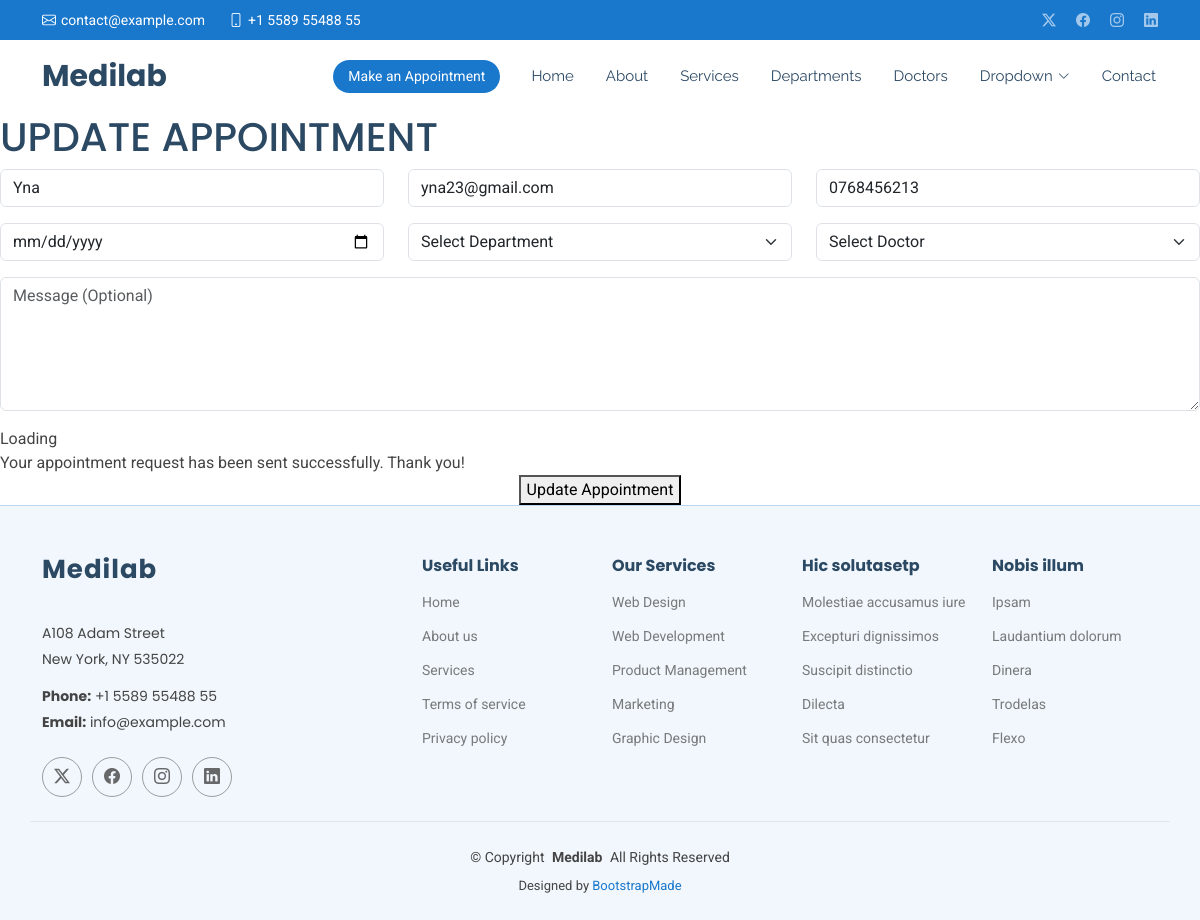
Screenshot of /edit/5 with the database file from the repository.
### medicioapp/models.py (models this page shows, shortened)
class Appoint(models.Model):
    name = models.CharField(max_length=200)
    email = models.EmailField()
    phone = models.CharField(max_length=12)
    message = models.TextField(max_length=200)
    date = models.DateField()
    department = models.CharField(max_length=200)
    doctor = models.CharField(max_length=200)

### medicioapp/views.py (the view)
# urls.py: path('edit/<int:id>', views.edit,),
def edit(request, id):
    appointment = Appoint.objects.get(id=id)
    return render(request, 'edit.html', {'x': appointment})

### templates/edit.html (shortened to what this page needs)
{% extends 'starter-page.html' %}
{% load static %}
{% block body %}
    <form action= "/update/{{ x.id }}" method="POST">
<h1>UPDATE APPOINTMENT</h1>
          <div class="row">
            <div class="col-md-4 form-group">
              <input type="text" name="name" value="{{ x.name }}" class="form-control" id="name" placeholder="Your Name" required="">
            </div>
            <div class="col-md-4 form-group mt-3 mt-md-0">
              <input type="email" class="form-control" name="email" value="{{ x.email }}" id="email" placeholder="Your Email" required="">
            </div>
            <div class="col-md-4 form-group mt-3 mt-md-0">
              <input type="tel" class="form-control" name="phone" value="{{ x.phone }}" id="phone" placeholder="Your Phone" required="">
            </div>
          </div>
          <div class="row">
            <div class="col-md-4 form-group mt-3">
              <input type="date" name="date" value="{{ x.date }}" class="form-control" id="date" placeholder="Appointment Date" required="">
            </div>
            <div class="col-md-4 form-group mt-3">
              <select name="department" value="{{ x.department }}" id="department" class="form-select" required="">
                <option value="">Select Department</option>
              </select>
            </div>
            <div class="col-md-4 form-group mt-3">
              <select name="doctor" value="{{ x.doctor }}"id="doctor" class="form-select" required="">
                <option value="">Select Doctor</option>
              </select>
            </div>
          </div>
          <div class="form-group mt-3">
            <textarea class="form-control" name="message" rows="5" placeholder="Message (Optional)"></textarea>
          </div>
          <div class="mt-3">
            <div class="loading">Loading</div>
            <div class="sent-message">Your appointment request has been sent successfully. Thank you!</div>
            <div class="text-center btn-outline-primary"><button type="submit">Update Appointment</button></div>
          </div>
        </form>
{% endblock %}

### static/assets/css/main.css (style rules this page uses)
:root { --default-font: "Roboto", system-ui, -apple-system, "Segoe UI", Roboto, "Helvetica Neue", Arial, "Noto Sans", "Liberation Sans", sans-serif, "Apple Color Emoji", "Segoe UI Emoji", "Segoe UI Symbol", "Noto Color Emoji"; --heading-font: "Poppins", sans-serif; --nav-font: "Raleway", sans-serif; }
:root { --background-color: #ffffff; --default-color: #444444; --heading-color: #2c4964; --accent-color: #1977cc; --surface-color: #ffffff; --contrast-color: #ffffff; }
:root { --nav-color: #2c4964; --nav-hover-color: #1977cc; --nav-mobile-background-color: #ffffff; --nav-dropdown-background-color: #ffffff; --nav-dropdown-color: #2c4964; --nav-dropdown-hover-color: #1977cc; }
:root { scroll-behavior: smooth; }
body { color: var(--default-color); background-color: var(--background-color); font-family: var(--default-font); }
h1, h2, h3, h4, h5, h6 { color: var(--heading-color); font-family: var(--heading-font); }

### rows the page displays
Appoint: name "Yna", email "yna23@gmail.com", phone "0768456213"
